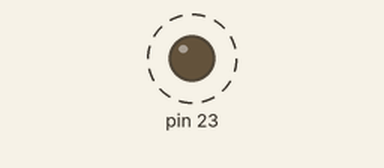
Bench run of a sketch on a simulated Arduino Uno, built with avr-gcc and run on an emulated ATmega328P. On the bench: output pins drawn as LEDs (lit = HIGH). Dashed ring = blinking.

Above: at 0.2 s.
Timing chart, 0 to 3.0 s (numbered marks = the images above):
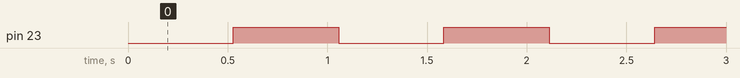

The sketch:

Code2.ino
```cpp
#define F_CPU 16000000L
#include <avr/io.h>
#include <avr/interrupt.h>

#define set_bit(value, bit) ( _SFR_BYTE(value) |= _BV(bit) )
#define clear_bit(value, bit) ( _SFR_BYTE(value) &= ~_BV(bit) )

volatile int count = 0;
uint8_t state = 0;

ISR(TIMER0_COMPA_vect) {
  count++;
  TCNT0 = 0;
}

int main(void) {
  set_bit(DDRB, 7);
  clear_bit(PORTB, 7);

  TCCR0B |= (1 << CS02) | (1 << CS00);

  TIMSK0 |= (1 << OCIE0A);
  OCR0A = 128;

  sei();

  while (1) {
    if (count == 64) {
      count = 0;
      state = !state;
      if (state) set_bit(PORTB, 7);
      else clear_bit(PORTB, 7);
    }
  }

  return 0;
}
```

Measured:
- by itself, pin 23: alternates HIGH for 0.53 s and LOW for 0.53 s
